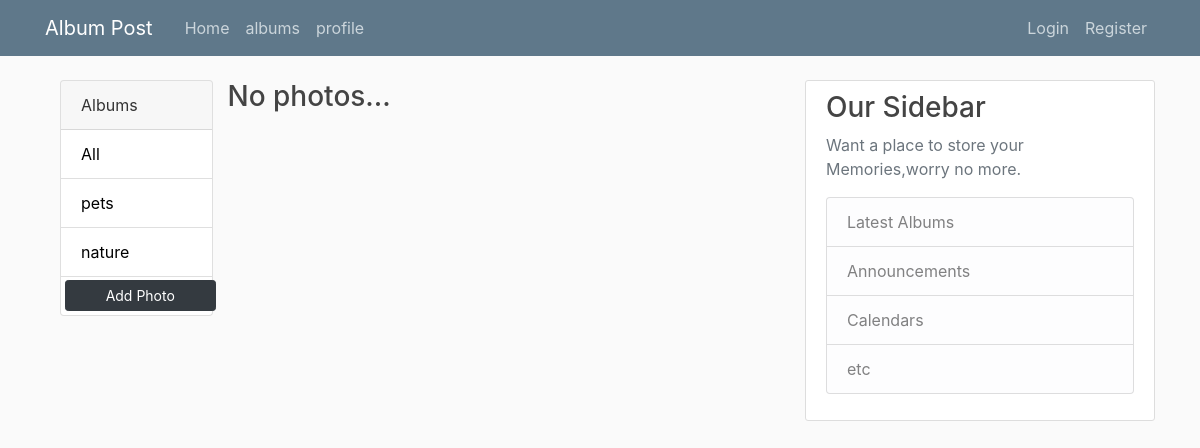
The page /album/?album=demo on the database as committed earlier.
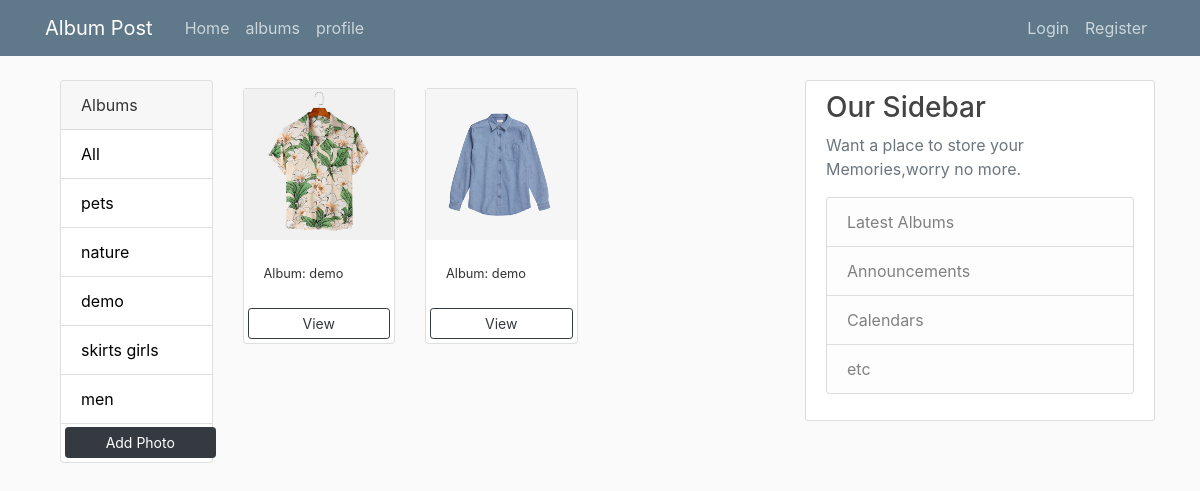
The same page on the database as committed later.
### photos/models.py (models this page shows, shortened)
class Album(models.Model):
    title = models.CharField(max_length=100, null=False,blank=False)

class Photo(models.Model):
    album = models.ForeignKey(Album, on_delete=models.SET_NULL,null=True,blank=True)
    image = models.ImageField(null =False, blank = False)
    description = models.TextField(max_length=100, null=False,blank=False)
    user = models.ForeignKey(User, on_delete=models.CASCADE, null=True, blank=True)

### photos/views.py (the view)
# urls.py: path('album/',views.album, name = 'album'),
def album(request):
    album = request.GET.get('album')
    if album == None:
        photos = Photo.objects.all()
    else:
        photos = Photo.objects.filter(album__title=album)
    albums = Album.objects.all()
    context = {'albums': albums, 'photos': photos}
    return render(request, 'photos/album.html', context)

### photos/templates/photos/album.html
{% extends "photos/base.html" %} {% block content %}
    <div class="container">
        <div class="row">
            <div class="col-md-3">
                <div class="card">
                    <div class="card-header">
                        Albums
                    </div>
                    <ul class="list-group list-group-flush">
                        <li class="list-group-item">
                            <a href="{% url 'album' %}">All</a>
                        </li>
                        {% for album in albums %}
                            <li class=" list-group-item">
                                <a href="{% url 'album' %}?album={{album.title}}">
                                    {{album.title}}
                                </a>
                            </li>
                        {% endfor %}
                        <a href="{% url 'add' %}" class="btn btn-dark btn-block btn-sm m-1">Add Photo</a>
                    </ul>
                </div>
            </div>
            <div class="col-md-9">
                <div class="row">
                    {% for photo in photos %}
                    <div class="col-md-4">
                        <div class="card my-2">
                            <img class="image-thumbail" src="{{photo.image.url}}" alt="Card image cap">
                            <div class="card-body">
                                <small>Album: {{photo.album.title}}</small>
                            </div>
                            <a href="{% url 'photo' photo.id %}" class="btn btn-outline-dark btn-sm m-1">View</a>
                        </div>
                    </div>
                    {% empty %}
                    <h3>No photos...</h3>
                    {% endfor %}
                </div>
            </div>
        </div>
    </div>
    {% endblock content %}

Rows that differ between the two databases and show on the page:
added Album: title "demo"
added Album: title "skirts girls"
added Album: title "men"
added Photo: image (picture), album "demo"
added Photo: image (picture), album "demo"
Other text that changed with them:
text no longer shown: "No photos..."
